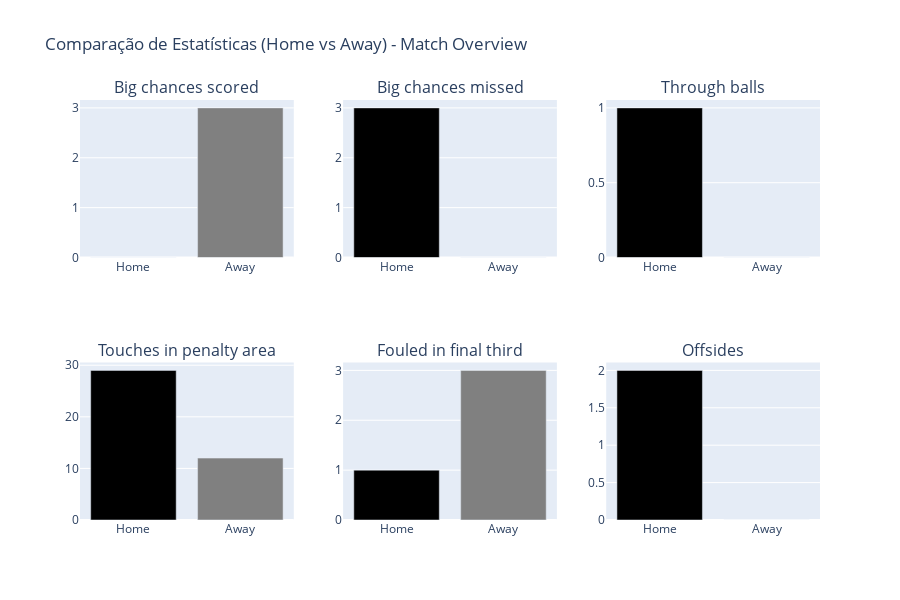

Notebook code for this chart:
### Code cell
import plotly.graph_objects as go
from plotly.subplots import make_subplots

# Criando a função para gerar múltiplos gráficos em uma única figura interativa
def create_comparative_bar_charts_single_image_plotly(df_tempo_completo_estatisticas_gerais):
    # Filtrar apenas as linhas onde Group é 'Match overview'
    filtered_df = df_tempo_completo_estatisticas_gerais[df_tempo_completo_estatisticas_gerais['Group'] == 'Attack']

    num_charts = len(filtered_df)
    cols = 3  # Número de colunas na grade
    rows = (num_charts + cols - 1) // cols  # Calcula o número de linhas necessário

    # Criar subplots
    fig = make_subplots(rows=rows, cols=cols, subplot_titles=filtered_df['Statistics'].tolist())

    # Adicionar cada gráfico à grade de subplots
    for i, (index, row) in enumerate(filtered_df.iterrows()):
        col = (i % cols) + 1
        row_idx = (i // cols) + 1

        fig.add_trace(
            go.Bar(
                x=['Home', 'Away'],
                y=[row['Home'], row['Away']],
                marker_color=['black', 'gray'],
                name=row['Statistics']
            ),
            row=row_idx,
            col=col
        )

    # Atualizar layout
    fig.update_layout(
        height=rows * 300,  # Altura total ajustada ao número de linhas
        width=900,  # Largura fixa
        title_text="Comparação de Estatísticas (Home vs Away) - Match Overview",
        showlegend=False
    )

    # Exibir a figura
    fig.show()

# Gerar os gráficos
create_comparative_bar_charts_single_image_plotly(result)

### Figure 1 — Plotly figure (JSON) as saved in the notebook; plotly's stock layout.template omitted (floating-point values rounded to 4 significant figures)
{"data": [{"marker": {"color": ["black", "gray"]}, "name": "Big chances scored", "type": "bar", "x": ["Home", "Away"], "xaxis": "x", "y": [0, 3], "yaxis": "y"}, {"marker": {"color": ["black", "gray"]}, "name": "Big chances missed", "type": "bar", "x": ["Home", "Away"], "xaxis": "x2", "y": [3, 0], "yaxis": "y2"}, {"marker": {"color": ["black", "gray"]}, "name": "Through balls", "type": "bar", "x": ["Home", "Away"], "xaxis": "x3", "y": [1, 0], "yaxis": "y3"}, {"marker": {"color": ["black", "gray"]}, "name": "Touches in penalty area", "type": "bar", "x": ["Home", "Away"], "xaxis": "x4", "y": [29, 12], "yaxis": "y4"}, {"marker": {"color": ["black", "gray"]}, "name": "Fouled in final third", "type": "bar", "x": ["Home", "Away"], "xaxis": "x5", "y": [1, 3], "yaxis": "y5"}, {"marker": {"color": ["black", "gray"]}, "name": "Offsides", "type": "bar", "x": ["Home", "Away"], "xaxis": "x6", "y": [2, 0], "yaxis": "y6"}], "layout": {"annotations": [{"font": {"size": 16}, "showarrow": false, "text": "Big chances scored", "x": 0.1444, "xanchor": "center", "xref": "paper", "y": 1, "yanchor": "bottom", "yref": "paper"}, {"font": {"size": 16}, "showarrow": false, "text": "Big chances missed", "x": 0.5, "xanchor": "center", "xref": "paper", "y": 1, "yanchor": "bottom", "yref": "paper"}, {"font": {"size": 16}, "showarrow": false, "text": "Through balls", "x": 0.8556, "xanchor": "center", "xref": "paper", "y": 1, "yanchor": "bottom", "yref": "paper"}, {"font": {"size": 16}, "showarrow": false, "text": "Touches in penalty area", "x": 0.1444, "xanchor": "center", "xref": "paper", "y": 0.375, "yanchor": "bottom", "yref": "paper"}, {"font": {"size": 16}, "showarrow": false, "text": "Fouled in final third", "x": 0.5, "xanchor": "center", "xref": "paper", "y": 0.375, "yanchor": "bottom", "yref": "paper"}, {"font": {"size": 16}, "showarrow": false, "text": "Offsides", "x": 0.8556, "xanchor": "center", "xref": "paper", "y": 0.375, "yanchor": "bottom", "yref": "paper"}], "height": 600, "showlegend": false, "title": {"text": "Comparação de Estatísticas (Home vs Away) - Match Overview"}, "width": 900, "xaxis": {"anchor": "y", "domain": [0, 0.2889]}, "xaxis2": {"anchor": "y2", "domain": [0.3556, 0.6444]}, "xaxis3": {"anchor": "y3", "domain": [0.7111, 1]}, "xaxis4": {"anchor": "y4", "domain": [0, 0.2889]}, "xaxis5": {"anchor": "y5", "domain": [0.3556, 0.6444]}, "xaxis6": {"anchor": "y6", "domain": [0.7111, 1]}, "yaxis": {"anchor": "x", "domain": [0.625, 1]}, "yaxis2": {"anchor": "x2", "domain": [0.625, 1]}, "yaxis3": {"anchor": "x3", "domain": [0.625, 1]}, "yaxis4": {"anchor": "x4", "domain": [0, 0.375]}, "yaxis5": {"anchor": "x5", "domain": [0, 0.375]}, "yaxis6": {"anchor": "x6", "domain": [0, 0.375]}}}
